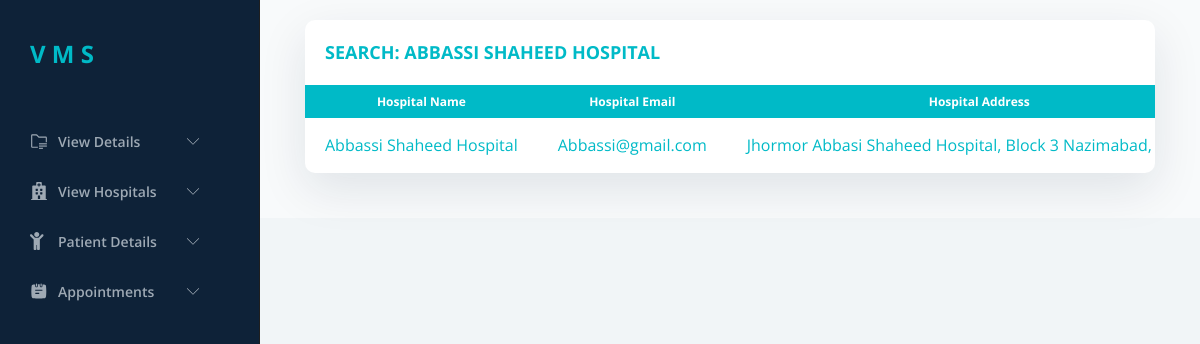
Screenshot of /public/public_search.php?hsearch=Abbassi Shaheed Hospital (signed in) with the database file from the repository.
### tables this page shows
CREATE TABLE `hospital` (
  `H_id` int(11) NOT NULL,
  `H_Name` varchar(50) NOT NULL,
  `H_Email` varchar(50) NOT NULL,
  `H_Password` varchar(255) NOT NULL,
  `H_Address` varchar(255) NOT NULL,
  `H_Tel` bigint(12) NOT NULL,
  `H_Role` int(1) NOT NULL DEFAULT 3
);

### public/public_search.php (the view, shortened to what this page needs)
<?php
include './sidebar.php';
include_once "header.php";
?>
<head>
</head>
<?php
if (isset($_GET['hsearch'])) {
    $search = mysqli_real_escape_string($conn, $_GET['hsearch']);
?>
    <main>
        <div class="container-fluid">
            <div class="row">
                <div class="col">
                    <div class="card border-0 flex-fill w-100 mt-5 shadow-lg" id="users">
                        <div class="card-header border-0 card-header-space-between">
                            <h2 class="card-header-title h3 text-uppercase">
                                <b>Search: <?php echo $search; ?></b>
                            </h2>
                        </div>
                        <?php
                        $sql = "SELECT * FROM `hospital`
                            WHERE H_Name LIKE '%{$search}%' OR H_Address LIKE '%{$search}%' OR H_Email LIKE '%{$search}%' OR H_Tel LIKE '%{$search}%'
                            ORDER BY H_id DESC";
                        ?>
                        <div class="table-responsive">
                            <table class="table align-middle table-edge table-hover table-nowrap mb-0 text-center">
                                <thead class="thead-light">
                                    <tr>
                                        <th>Hospital Name</th>
                                        <th>Hospital Email</th>
                                        <th>Hospital Address</th>
                                    </tr>
                                </thead>
                                <?php
                                $result = mysqli_query($conn, $sql) or die("Query Failed.");
                                if (mysqli_num_rows($result) > 0) {
                                    while ($row = mysqli_fetch_assoc($result)) {
                                ?>
                                        <tbody class="list">
                                            <tr>
                                                <td><?php echo $row['H_Name'] ?></td>
                                                <td><?php echo $row['H_Email'] ?></td>
                                                <td><?php echo $row['H_Address'] ?></td>
                                            </tr>
                                        </tbody>
                                    <?php
                                    }
                                }
                            }
?>

### rows the page displays
hospital: H_Name "Abbassi Shaheed Hospital", H_Email "Abbassi@gmail.com", H_Address "Jhormor Abbasi Shaheed Hospital, Block 3 Nazimabad,…"

### other values shown
$search "ABBASSI SHAHEED HOSPITAL"
